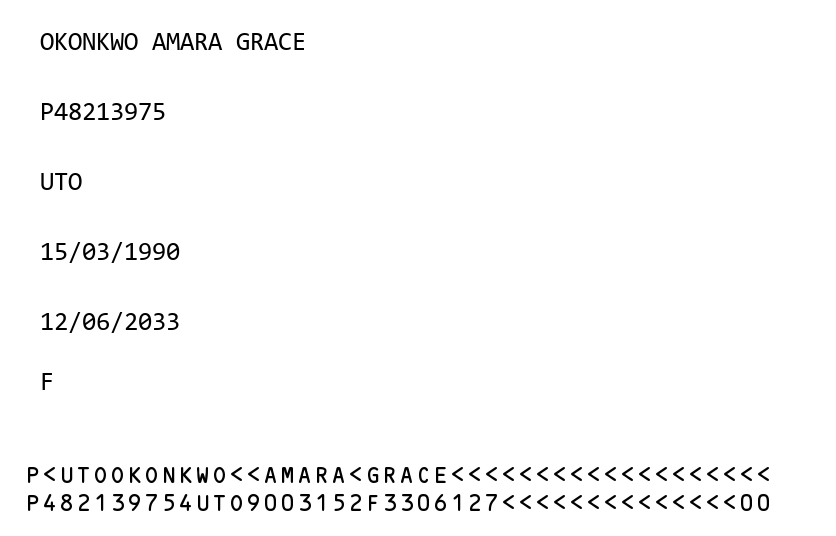
#> input picture backend/scratch/demo_docs/demo_clean_1_okonkwo.png, 836 x 536 px, found by its file name
$ python make_demo_capture_media.py
#> lines starting #> are read from the running program, lines starting #| are printed output that depends on the picture; after the words box and inside, x2 and y2 are one past the last pixel; in counts of white or black regions, pixels touching at a corner belong together
"""DEMO-ONLY: a synthetic OVD tilt-sweep video and a synthetic live-face image, so an upload-only screening
has all three required artefacts (document still + sweep + face).

    python scripts/make_demo_capture_media.py --out scratch/demo_docs

Both are drawn/warped from scratch: no real person, no real document.
"""
from __future__ import annotations

import argparse
import math
from pathlib import Path

import cv2
import numpy as np


def make_sweep(doc_path: Path, out: Path, seconds: float = 5.0, fps: int = 20) -> int:
#> called with seconds = 5, fps = 20
    doc = cv2.imread(str(doc_path))
#> doc is the input picture: shape (536, 836, 3); min 0, max 255, mean 249.4
    if doc is None:
        raise SystemExit(f"cannot read {doc_path}")
    h, w = doc.shape[:2]
#> h = 536; w = 836
    W, H = 960, 720
    scale = 0.62 * W / w
#> scale = 0.712
    doc = cv2.resize(doc, (int(w * scale), int(h * scale)))
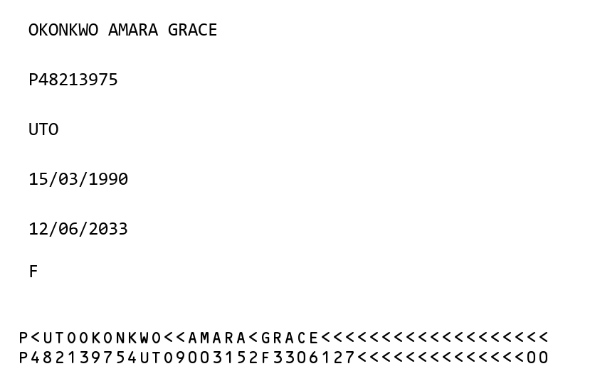
#> doc: shape (381, 595, 3); min 0, max 255, mean 249.4
    h, w = doc.shape[:2]
#> h = 381; w = 595
    src = np.float32([[0, 0], [w, 0], [w, h], [0, h]])
#> src = [[0, 0], [595, 0], [595, 381], [0, 381]]

    writer = cv2.VideoWriter(str(out), cv2.VideoWriter_fourcc(*"mp4v"), fps, (W, H))
    n = int(seconds * fps)
    for i in range(n):
        t = i / (n - 1)
        tilt = math.sin(t * 2 * math.pi) * 0.22  # left-right tilt, ~+-25 degrees of apparent foreshortening
        dx, dy = W / 2 - w / 2, H / 2 - h / 2
        sq = tilt * h * 0.5
        dst = np.float32([[dx, dy + sq], [dx + w, dy - sq], [dx + w, dy + h + sq], [dx, dy + h - sq]])
        frame = np.full((H, W, 3), (58, 52, 46), np.uint8)
        warped = cv2.warpPerspective(doc, cv2.getPerspectiveTransform(src, dst), (W, H),
                                     borderMode=cv2.BORDER_TRANSPARENT, dst=frame)
        # moving specular band, the way a hologram catches light as the angle changes
        band = np.zeros((H, W), np.float32)
        cx = int(W * (0.2 + 0.6 * t))
        cv2.line(band, (cx - 60, 0), (cx + 60, H), 1.0, 46)
        band = cv2.GaussianBlur(band, (0, 0), 24)
        mask = (cv2.warpPerspective(np.full((h, w), 255, np.uint8), cv2.getPerspectiveTransform(src, dst), (W, H)) > 0)
        warped = warped.astype(np.float32) + (band[..., None] * 70 * mask[..., None])
        writer.write(np.clip(warped, 0, 255).astype(np.uint8))
#> this loop made 100 passes
#> pass 1, in make_sweep, `warped = cv2.warpPerspective(doc, cv2.getPerspectiveTransform(src, dst..`:
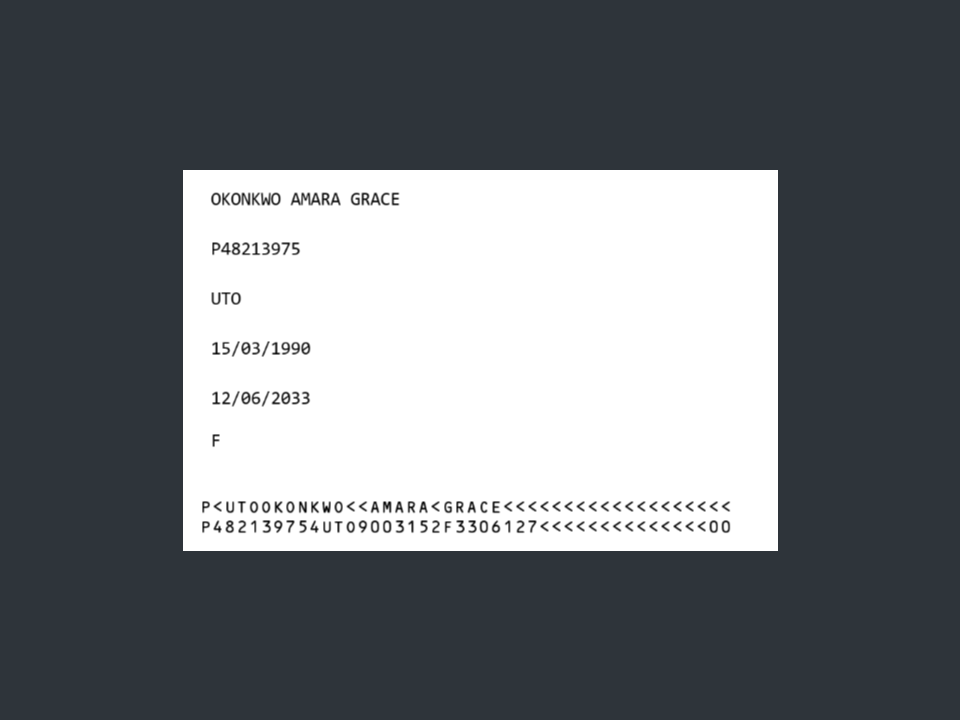
#> warped: shape (720, 960, 3); mean B, G, R 120.8, 116.7, 112.7
#> after the loop:
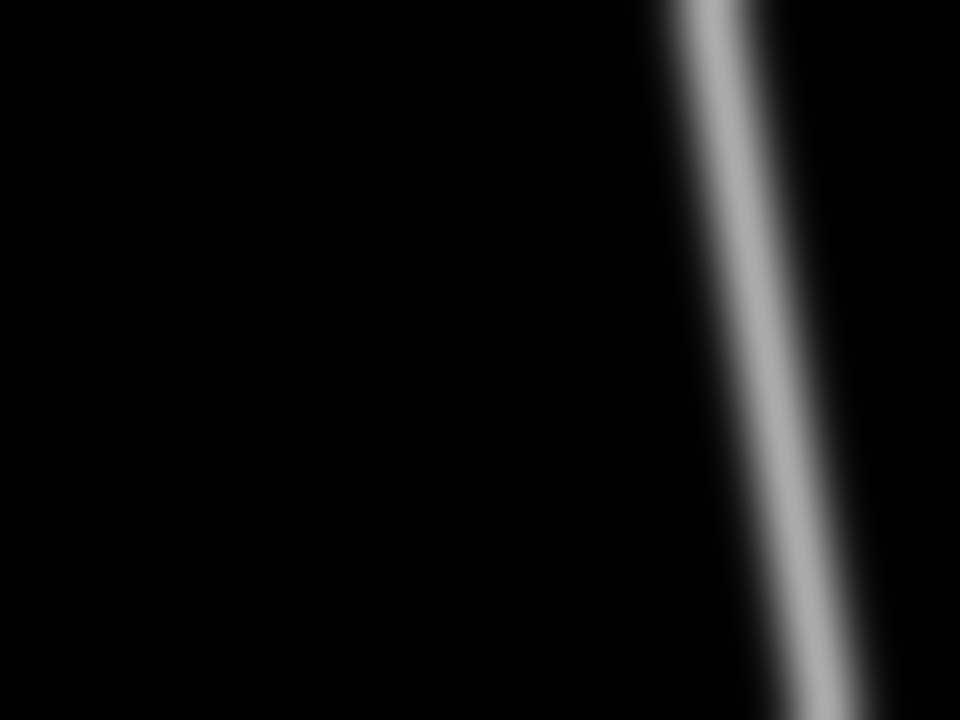
#> band: shape (720, 960) float32; min 0, max 0.678, mean 0.0498
#> after the loop:
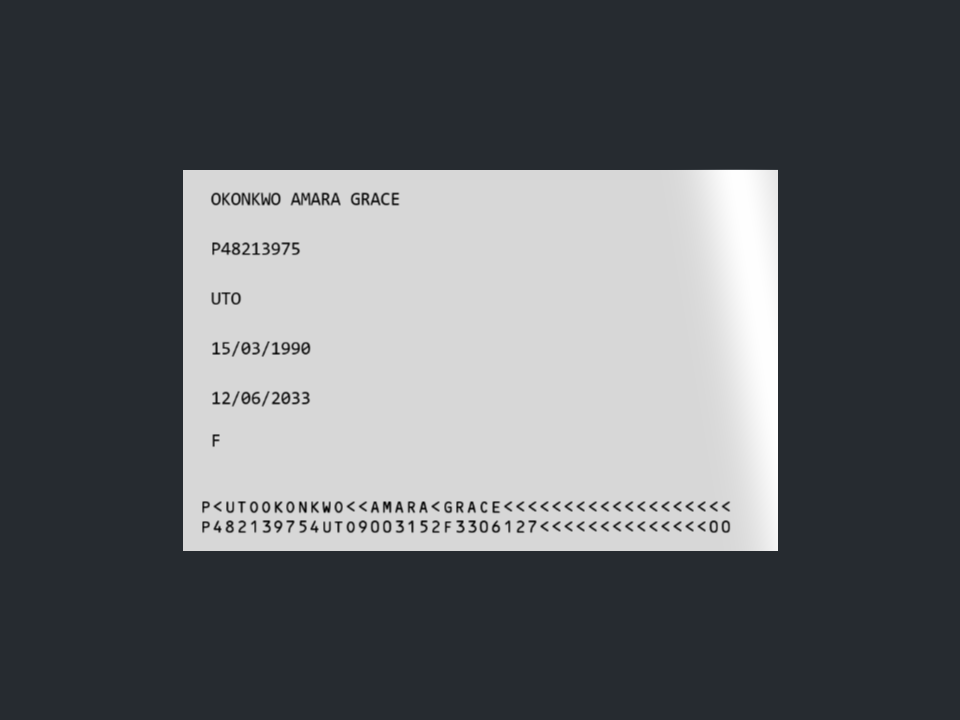
#> warped: shape (720, 960, 3) float32; mean B, G, R 121.4, 117.1, 114.8; drawn with min black and max white
    writer.release()
    return n


def make_face(out: Path) -> None:
    S = 640
    img = np.full((S, S, 3), (214, 208, 200), np.uint8)
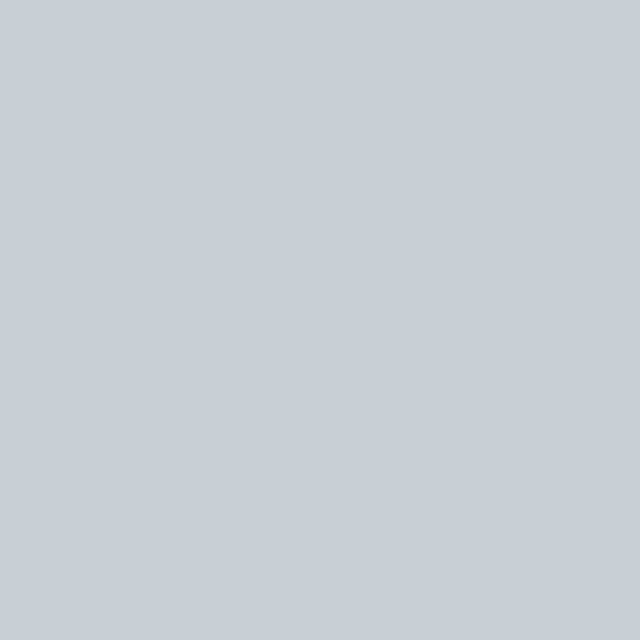
#> img: shape (640, 640, 3); mean of channels 0, 1, 2 214, 208, 200; drawn as B, G, R
    cv2.ellipse(img, (S // 2, S + 40), (230, 200), 0, 180, 360, (70, 82, 120), -1)         # shoulders
    cv2.rectangle(img, (S // 2 - 45, 400), (S // 2 + 45, 500), (150, 170, 205), -1)         # neck
    cv2.ellipse(img, (S // 2, 290), (135, 170), 0, 0, 360, (160, 185, 222), -1)             # face
    cv2.ellipse(img, (S // 2, 200), (145, 120), 0, 180, 360, (40, 48, 70), -1)              # hair
    for x in (-58, 58):
        cv2.ellipse(img, (S // 2 + x, 270), (26, 14), 0, 0, 360, (250, 250, 250), -1)
        cv2.circle(img, (S // 2 + x, 270), 10, (60, 45, 35), -1)
        cv2.line(img, (S // 2 + x - 30, 238), (S // 2 + x + 30, 232), (40, 48, 70), 6)
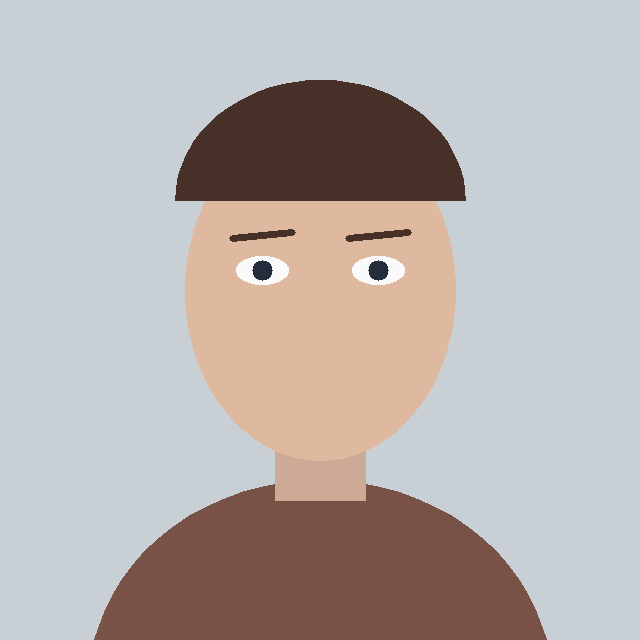
#> img: shape (640, 640, 3); mean of channels 0, 1, 2 175.5, 177.2, 183.8; drawn as B, G, R
    cv2.line(img, (S // 2, 285), (S // 2 - 8, 345), (130, 155, 195), 4)
#> img: shape (640, 640, 3); 0.08% of pixels changed, all inside (x1, y1, x2, y2) = (310, 283, 323, 348)
    cv2.ellipse(img, (S // 2, 385), (44, 18), 0, 10, 170, (90, 100, 170), 5)
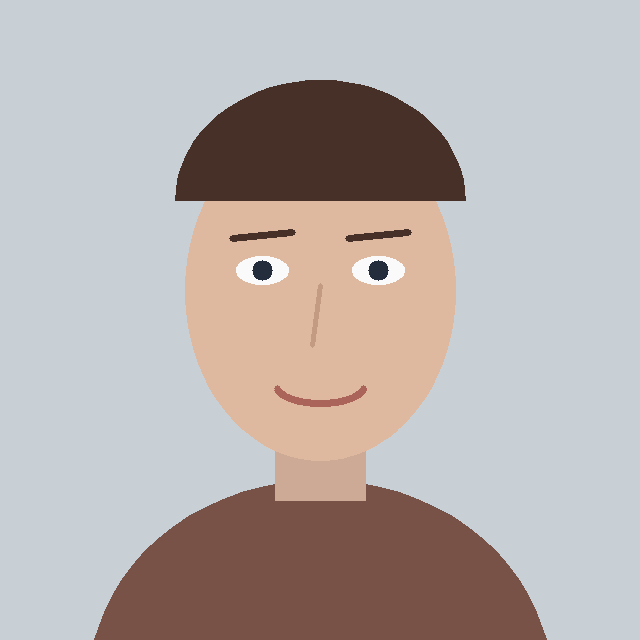
#> img: shape (640, 640, 3); mean of channels 0, 1, 2 175.3, 177.1, 183.7; drawn as B, G, R
    img = cv2.GaussianBlur(img, (0, 0), 1.2)
    cv2.imwrite(str(out), img)


if __name__ == "__main__":
    ap = argparse.ArgumentParser()
    ap.add_argument("--out", type=Path, default=Path("scratch/demo_docs"))
    ap.add_argument("--doc", default="demo_clean_1_okonkwo.png")
    a = ap.parse_args()
    a.out.mkdir(parents=True, exist_ok=True)
    frames = make_sweep(a.out / a.doc, a.out / "demo_sweep.mp4")
    make_face(a.out / "demo_face.jpg")
    print(f"wrote demo_sweep.mp4 ({frames} frames) and demo_face.jpg in {a.out}")
